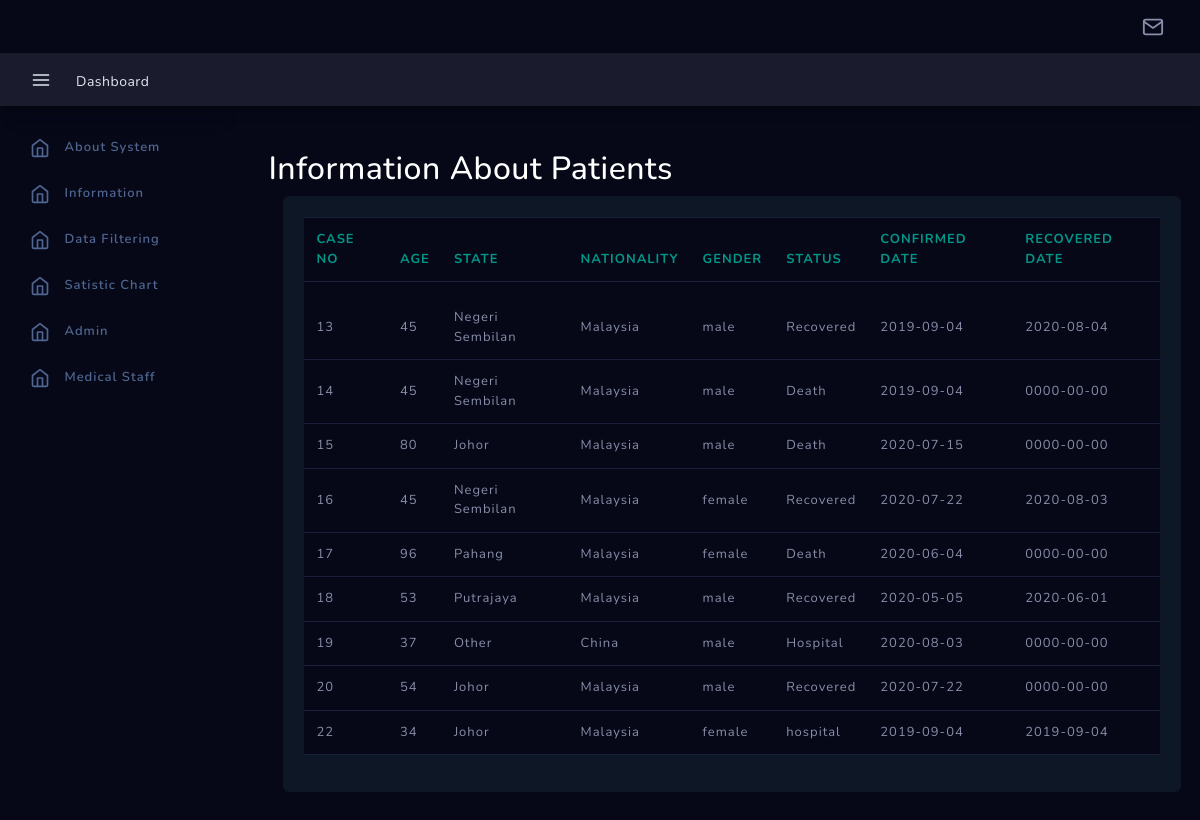
The page / on the database its author committed.
### tables this page shows
CREATE TABLE `data` (
  `case_no` int(11) NOT NULL,
  `age` varchar(30) NOT NULL,
  `gender` varchar(50) NOT NULL,
  `state` varchar(50) NOT NULL,
  `nationality` varchar(120) NOT NULL,
  `status` varchar(50) NOT NULL,
  `from_date` date NOT NULL,
  `to_date` date NOT NULL
);

### index.php (the view, shortened to what this page needs)
<?php include "header.php";
?>
        <div class="content-page">
            <div class="content">
                <div class="container-fluid">
                    <div class="page-title-box">
                        <div class="row align-items-center">
                            <div class="col-sm-6">
                                <h4 class="page-title">Manage Records</h4>
                            </div>
                        </div>
                    </div>
                </div>
            </div>
        </div>
                    <div class="row" style="padding-left: 20px; padding-top: 150px; width: 80%;" >
                        <h2 style="color: #ffffff;">Information About Patients</h2>
                        <div class="col-sm-12">
                            <div class="card">
                                <div class="card-body">
                                    <table id="html5-extension" class="table table-hover non-hover" style="width:100%">
                            <thead>
                                <tr>
                                    <th>Case No</th>
                                    <th>Age</th>
                                    <th>State</th>
                                    <th>Nationality</th>
                                    <th>Gender</th>
                                    <th>status</th>
                                    <th>Confirmed Date</th>
                                    <th>Recovered Date</th>
                                </tr>
                            </thead>
                            <tbody>
                                <?php
    $select = "SELECT * FROM data";
    $res=mysqli_query($con,$select);
    while($data=mysqli_fetch_array($res))
    {
 ?>
                                <tr>
                                    <td><?php echo $data['case_no'] ?></td>
                                    <td><?php echo $data['age'] ?></td>
                                    <td><?php echo $data['state'] ?></td>
                                    <td><?php echo $data['nationality'] ?></td>
                                    <td><?php echo $data['gender'] ?></td>
                                    <td><?php echo $data['status'] ?></td>
                                    <td><?php echo $data['from_date'] ?></td>
                                    <td><?php echo $data['to_date'] ?></td>
                                </tr>
                                <?php
                                }
                                 ?>
                            </tbody>
                        </table>
                        </div>
                    </div>
                </div>
            </div></div>
<br>
<br>

### assets/css/main.css (style rules this page uses)
html { min-height: 100% }
body { color: #888ea8; height: 100%; font-size: 0.875rem; background: #f1f2f3; overflow-x: hidden; overflow-y: auto; letter-spacing: 0.0312rem; font-family: 'Nunito', sans-serif; }
h1, h2, h3, h4, h5, h6 { color: #3b3f5c; }
.card { border: 1px solid #0e1726; border-radius: 6px; background: #0e1726; }
.table > tbody > tr > td { vertical-align: middle; color: #515365; font-size: 13px; letter-spacing: 1px; }
.table > thead > tr > th { color: #1b55e2; font-weight: 700; font-size: 13px; letter-spacing: 1px; text-transform: uppercase; }
.table thead th { vertical-align: bottom; border-bottom: none; }
.table > thead > tr > th { color: #d3d3d3; }
.table > tbody > tr > td { color: #bfc9d4; }
.table { background-color: #060818; }
.table.table-hover tbody tr { background-color: #060818; }
.table td, .table th, .table thead th { border-color: #191e3a!important; }

### assets/css/structure.css (style rules this page uses)
html { min-height: 100% }
body { color: #888ea8; height: 100%; font-size: 0.875rem; background: #060818; overflow-x: hidden; overflow-y: auto; letter-spacing: 0.0312rem; font-family: 'Nunito', sans-serif; }
h1, h2, h3, h4, h5, h6 { color: #ebedf2; }

### rows shown on the page
data: case_no "13", age "45", state "Negeri Sembilan", nationality "Malaysia", gender "male", status "Recovered", from_date "2019-09-04", to_date "2020-08-04"
data: case_no "14", age "45", state "Negeri Sembilan", nationality "Malaysia", gender "male", status "Death", from_date "2019-09-04", to_date "0000-00-00"
data: case_no "15", age "80", state "Johor", nationality "Malaysia", gender "male", status "Death", from_date "2020-07-15", to_date "0000-00-00"
data: case_no "16", age "45", state "Negeri Sembilan", nationality "Malaysia", gender "female", status "Recovered", from_date "2020-07-22", to_date "2020-08-03"
data: case_no "17", age "96", state "Pahang", nationality "Malaysia", gender "female", status "Death", from_date "2020-06-04", to_date "0000-00-00"
data: case_no "18", age "53", state "Putrajaya", nationality "Malaysia", gender "male", status "Recovered", from_date "2020-05-05", to_date "2020-06-01"
data: case_no "19", age "37", state "Other", nationality "China", gender "male", status "Hospital", from_date "2020-08-03", to_date "0000-00-00"
data: case_no "20", age "54", state "Johor", nationality "Malaysia", gender "male", status "Recovered", from_date "2020-07-22", to_date "0000-00-00"
data: case_no "22", age "34", state "Johor", nationality "Malaysia", gender "female", status "hospital", from_date "2019-09-04", to_date "2019-09-04"
